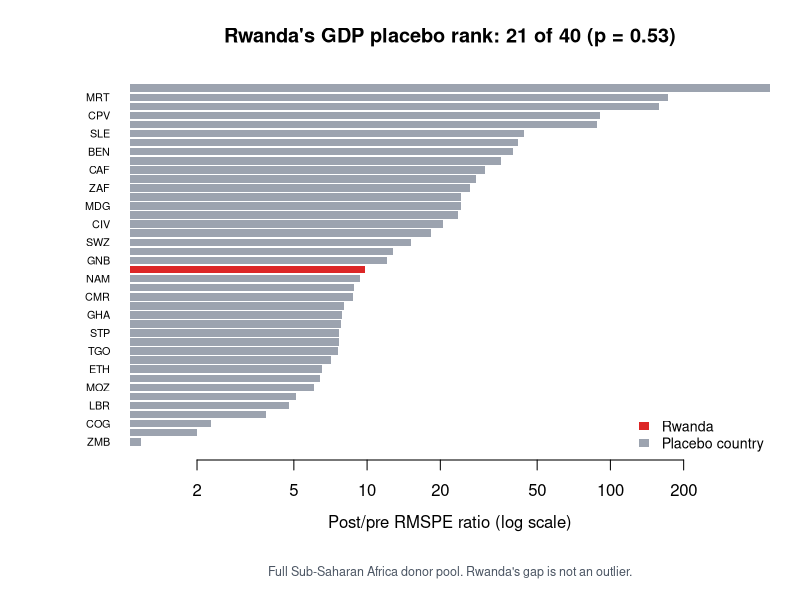

Recreate this plot in R.
#!/usr/bin/env Rscript

# Single "show and tell" figure: where does Rwanda rank among all 40 units
# in the full-pool GDP placebo test (code/04), by post/pre RMSPE ratio.
# Log scale because Equatorial Guinea's ratio dwarfs everything else.
# Title is computed from the data, not hardcoded, so it can't silently go
# stale if the underlying numbers change.

results <- read.csv("results/placebo-full-pool-in-space.csv", stringsAsFactors = FALSE)
results <- results[order(-results$ratio), ]
results$rank <- seq_len(nrow(results))

rwanda_rank <- results$rank[results$unit == "RWA"]
n_units <- nrow(results)
p_value <- rwanda_rank / n_units

dir.create("figures", showWarnings = FALSE)
png("figures/placebo-ranking-full-pool.png", width = 1700, height = 1500, res = 170)
par(mar = c(7.0, 6.5, 3.5, 1.5), family = "sans")

cols <- ifelse(results$unit == "RWA", "#DC2626", "#9CA3AF")
bp <- barplot(
  rev(results$ratio), horiz = TRUE, log = "x",
  col = rev(cols), border = NA,
  names.arg = rev(results$unit), las = 1, cex.names = 0.65,
  xlab = "", ylab = "",
  main = sprintf("Rwanda's GDP placebo rank: %d of %d (p = %.2f)", rwanda_rank, n_units, p_value)
)
title(xlab = "Post/pre RMSPE ratio (log scale)", line = 2.6)
abline(v = 1, lty = 3, col = "#00000055")
legend("bottomright", legend = c("Rwanda", "Placebo country"), fill = c("#DC2626", "#9CA3AF"), border = NA, bty = "n", cex = 0.85)
mtext("Full Sub-Saharan Africa donor pool. Rwanda's gap is not an outlier.", side = 1, line = 5.0, cex = 0.75, col = "#4B5563")
dev.off()
cat("Saved figures/placebo-ranking-full-pool.png\n")
cat(sprintf("Rwanda's rank: %d of %d (p = %.3f)\n", rwanda_rank, n_units, p_value))
